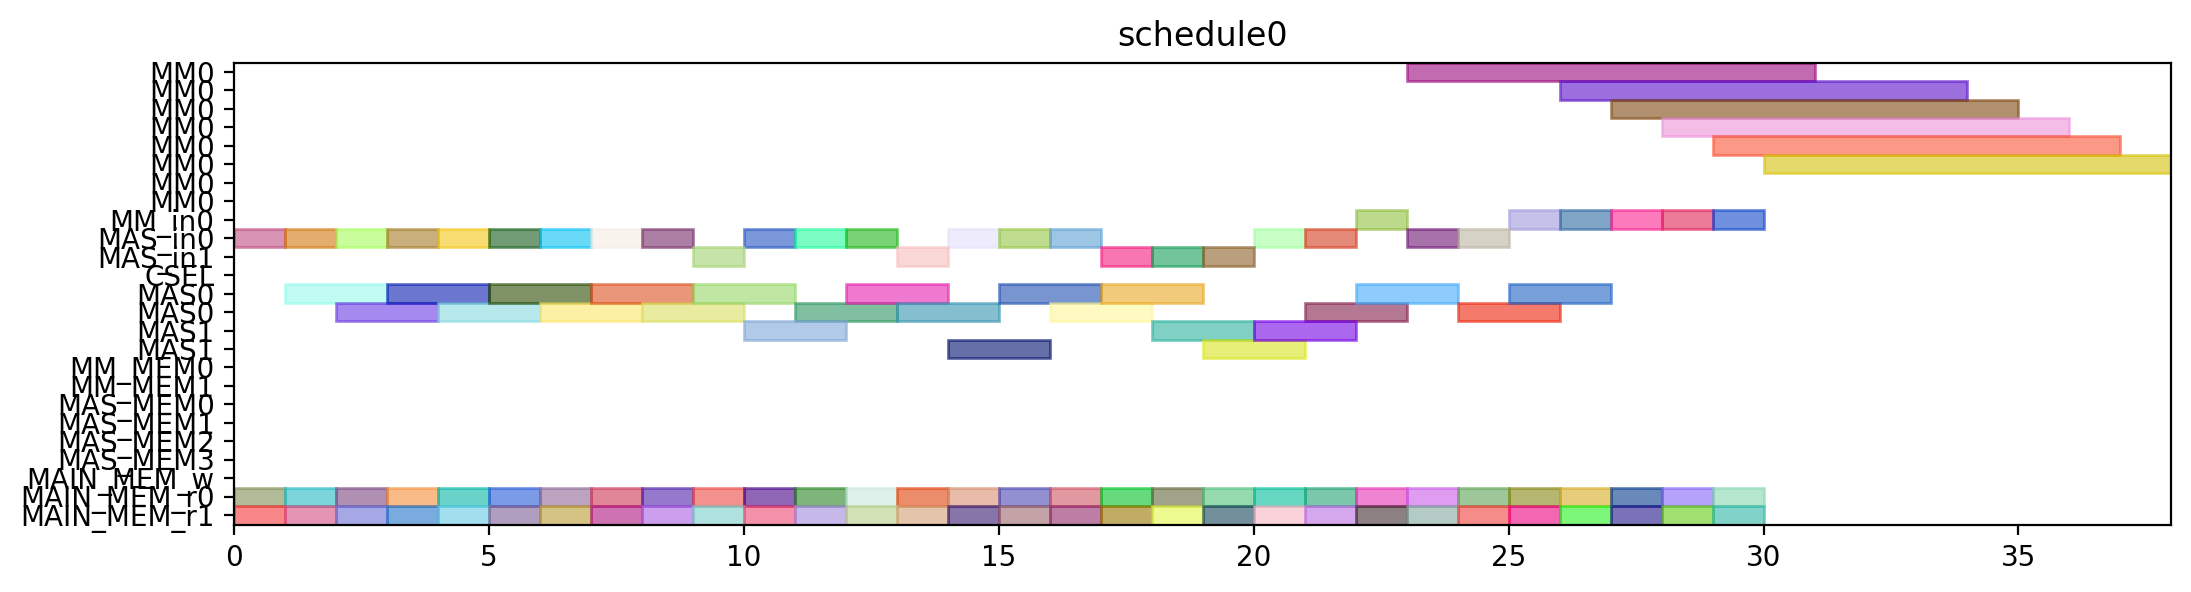

Reproduce this figure in Python.
from pyschedule import Scenario, solvers, plotters, alt


def solve():
	horizon = 120
	S = Scenario("schedule0", horizon=horizon)

	# resource
	MM = S.Resources('MM', num=1, size=8)
	MM_in = S.Resources('MM_in', num=1)
	MAS_in = S.Resources('MAS_in', num=2)
	CSEL = S.Resource('CSEL')
	MAS = S.Resources('MAS', num=2, size=2, periods=range(1, horizon))
	MM_MEM = S.Resources('MM_MEM', num=2)
	MAS_MEM = S.Resources('MAS_MEM', num=4)
	MAIN_MEM_w = S.Resource('MAIN_MEM_w', size=1)
	MAIN_MEM_r = S.Resources('MAIN_MEM_r', num=2)

	# result of previous scheduling

	# new tasks
	c_t0_a1_0 = S.Task('c_t0_a1_0', length=2, delay_cost=1)
	c_t0_a1_0 += alt(MAS)
	c_t0_a1_0_in = S.Task('c_t0_a1_0_in', length=1, delay_cost=1)
	c_t0_a1_0_in += alt(MAS_in)
	S += c_t0_a1_0_in*MAS_in[0]<=c_t0_a1_0*MAS[0]

	S += c_t0_a1_0_in*MAS_in[1]<=c_t0_a1_0*MAS[1]

	c_t0_a1_0_mem0 = S.Task('c_t0_a1_0_mem0', length=1, delay_cost=1)
	c_t0_a1_0_mem0 += MAIN_MEM_r[0]
	S += c_t0_a1_0_mem0 <= c_t0_a1_0

	c_t0_a1_0_mem1 = S.Task('c_t0_a1_0_mem1', length=1, delay_cost=1)
	c_t0_a1_0_mem1 += MAIN_MEM_r[1]
	S += c_t0_a1_0_mem1 <= c_t0_a1_0

	c_t0_a1_1 = S.Task('c_t0_a1_1', length=2, delay_cost=1)
	c_t0_a1_1 += alt(MAS)
	c_t0_a1_1_in = S.Task('c_t0_a1_1_in', length=1, delay_cost=1)
	c_t0_a1_1_in += alt(MAS_in)
	S += c_t0_a1_1_in*MAS_in[0]<=c_t0_a1_1*MAS[0]

	S += c_t0_a1_1_in*MAS_in[1]<=c_t0_a1_1*MAS[1]

	c_t0_a1_1_mem0 = S.Task('c_t0_a1_1_mem0', length=1, delay_cost=1)
	c_t0_a1_1_mem0 += MAIN_MEM_r[0]
	S += c_t0_a1_1_mem0 <= c_t0_a1_1

	c_t0_a1_1_mem1 = S.Task('c_t0_a1_1_mem1', length=1, delay_cost=1)
	c_t0_a1_1_mem1 += MAIN_MEM_r[1]
	S += c_t0_a1_1_mem1 <= c_t0_a1_1

	c_t0_t10 = S.Task('c_t0_t10', length=2, delay_cost=1)
	c_t0_t10 += alt(MAS)
	c_t0_t10_in = S.Task('c_t0_t10_in', length=1, delay_cost=1)
	c_t0_t10_in += alt(MAS_in)
	S += c_t0_t10_in*MAS_in[0]<=c_t0_t10*MAS[0]

	S += c_t0_t10_in*MAS_in[1]<=c_t0_t10*MAS[1]

	c_t0_t10_mem0 = S.Task('c_t0_t10_mem0', length=1, delay_cost=1)
	c_t0_t10_mem0 += MAIN_MEM_r[0]
	S += c_t0_t10_mem0 <= c_t0_t10

	c_t0_t10_mem1 = S.Task('c_t0_t10_mem1', length=1, delay_cost=1)
	c_t0_t10_mem1 += MAIN_MEM_r[1]
	S += c_t0_t10_mem1 <= c_t0_t10

	c_t0_t11 = S.Task('c_t0_t11', length=2, delay_cost=1)
	c_t0_t11 += alt(MAS)
	c_t0_t11_in = S.Task('c_t0_t11_in', length=1, delay_cost=1)
	c_t0_t11_in += alt(MAS_in)
	S += c_t0_t11_in*MAS_in[0]<=c_t0_t11*MAS[0]

	S += c_t0_t11_in*MAS_in[1]<=c_t0_t11*MAS[1]

	c_t0_t11_mem0 = S.Task('c_t0_t11_mem0', length=1, delay_cost=1)
	c_t0_t11_mem0 += MAIN_MEM_r[0]
	S += c_t0_t11_mem0 <= c_t0_t11

	c_t0_t11_mem1 = S.Task('c_t0_t11_mem1', length=1, delay_cost=1)
	c_t0_t11_mem1 += MAIN_MEM_r[1]
	S += c_t0_t11_mem1 <= c_t0_t11

	c_t0_t3_t0 = S.Task('c_t0_t3_t0', length=8, delay_cost=1)
	c_t0_t3_t0 += alt(MM)
	c_t0_t3_t0_in = S.Task('c_t0_t3_t0_in', length=1, delay_cost=1)
	c_t0_t3_t0_in += alt(MM_in)
	S += c_t0_t3_t0_in*MM_in[0]<=c_t0_t3_t0*MM[0]
	c_t0_t3_t0_mem0 = S.Task('c_t0_t3_t0_mem0', length=1, delay_cost=1)
	c_t0_t3_t0_mem0 += MAIN_MEM_r[0]
	S += c_t0_t3_t0_mem0 <= c_t0_t3_t0

	c_t0_t3_t0_mem1 = S.Task('c_t0_t3_t0_mem1', length=1, delay_cost=1)
	c_t0_t3_t0_mem1 += MAIN_MEM_r[1]
	S += c_t0_t3_t0_mem1 <= c_t0_t3_t0

	c_t0_t3_t1 = S.Task('c_t0_t3_t1', length=8, delay_cost=1)
	c_t0_t3_t1 += alt(MM)
	c_t0_t3_t1_in = S.Task('c_t0_t3_t1_in', length=1, delay_cost=1)
	c_t0_t3_t1_in += alt(MM_in)
	S += c_t0_t3_t1_in*MM_in[0]<=c_t0_t3_t1*MM[0]
	c_t0_t3_t1_mem0 = S.Task('c_t0_t3_t1_mem0', length=1, delay_cost=1)
	c_t0_t3_t1_mem0 += MAIN_MEM_r[0]
	S += c_t0_t3_t1_mem0 <= c_t0_t3_t1

	c_t0_t3_t1_mem1 = S.Task('c_t0_t3_t1_mem1', length=1, delay_cost=1)
	c_t0_t3_t1_mem1 += MAIN_MEM_r[1]
	S += c_t0_t3_t1_mem1 <= c_t0_t3_t1

	c_t0_t3_t2 = S.Task('c_t0_t3_t2', length=2, delay_cost=1)
	c_t0_t3_t2 += alt(MAS)
	c_t0_t3_t2_in = S.Task('c_t0_t3_t2_in', length=1, delay_cost=1)
	c_t0_t3_t2_in += alt(MAS_in)
	S += c_t0_t3_t2_in*MAS_in[0]<=c_t0_t3_t2*MAS[0]

	S += c_t0_t3_t2_in*MAS_in[1]<=c_t0_t3_t2*MAS[1]

	c_t0_t3_t2_mem0 = S.Task('c_t0_t3_t2_mem0', length=1, delay_cost=1)
	c_t0_t3_t2_mem0 += MAIN_MEM_r[0]
	S += c_t0_t3_t2_mem0 <= c_t0_t3_t2

	c_t0_t3_t2_mem1 = S.Task('c_t0_t3_t2_mem1', length=1, delay_cost=1)
	c_t0_t3_t2_mem1 += MAIN_MEM_r[1]
	S += c_t0_t3_t2_mem1 <= c_t0_t3_t2

	c_t0_t3_t3 = S.Task('c_t0_t3_t3', length=2, delay_cost=1)
	c_t0_t3_t3 += alt(MAS)
	c_t0_t3_t3_in = S.Task('c_t0_t3_t3_in', length=1, delay_cost=1)
	c_t0_t3_t3_in += alt(MAS_in)
	S += c_t0_t3_t3_in*MAS_in[0]<=c_t0_t3_t3*MAS[0]

	S += c_t0_t3_t3_in*MAS_in[1]<=c_t0_t3_t3*MAS[1]

	c_t0_t3_t3_mem0 = S.Task('c_t0_t3_t3_mem0', length=1, delay_cost=1)
	c_t0_t3_t3_mem0 += MAIN_MEM_r[0]
	S += c_t0_t3_t3_mem0 <= c_t0_t3_t3

	c_t0_t3_t3_mem1 = S.Task('c_t0_t3_t3_mem1', length=1, delay_cost=1)
	c_t0_t3_t3_mem1 += MAIN_MEM_r[1]
	S += c_t0_t3_t3_mem1 <= c_t0_t3_t3

	c_t1_a1_0 = S.Task('c_t1_a1_0', length=2, delay_cost=1)
	c_t1_a1_0 += alt(MAS)
	c_t1_a1_0_in = S.Task('c_t1_a1_0_in', length=1, delay_cost=1)
	c_t1_a1_0_in += alt(MAS_in)
	S += c_t1_a1_0_in*MAS_in[0]<=c_t1_a1_0*MAS[0]

	S += c_t1_a1_0_in*MAS_in[1]<=c_t1_a1_0*MAS[1]

	c_t1_a1_0_mem0 = S.Task('c_t1_a1_0_mem0', length=1, delay_cost=1)
	c_t1_a1_0_mem0 += MAIN_MEM_r[0]
	S += c_t1_a1_0_mem0 <= c_t1_a1_0

	c_t1_a1_0_mem1 = S.Task('c_t1_a1_0_mem1', length=1, delay_cost=1)
	c_t1_a1_0_mem1 += MAIN_MEM_r[1]
	S += c_t1_a1_0_mem1 <= c_t1_a1_0

	c_t1_a1_1 = S.Task('c_t1_a1_1', length=2, delay_cost=1)
	c_t1_a1_1 += alt(MAS)
	c_t1_a1_1_in = S.Task('c_t1_a1_1_in', length=1, delay_cost=1)
	c_t1_a1_1_in += alt(MAS_in)
	S += c_t1_a1_1_in*MAS_in[0]<=c_t1_a1_1*MAS[0]

	S += c_t1_a1_1_in*MAS_in[1]<=c_t1_a1_1*MAS[1]

	c_t1_a1_1_mem0 = S.Task('c_t1_a1_1_mem0', length=1, delay_cost=1)
	c_t1_a1_1_mem0 += MAIN_MEM_r[0]
	S += c_t1_a1_1_mem0 <= c_t1_a1_1

	c_t1_a1_1_mem1 = S.Task('c_t1_a1_1_mem1', length=1, delay_cost=1)
	c_t1_a1_1_mem1 += MAIN_MEM_r[1]
	S += c_t1_a1_1_mem1 <= c_t1_a1_1

	c_t1_t10 = S.Task('c_t1_t10', length=2, delay_cost=1)
	c_t1_t10 += alt(MAS)
	c_t1_t10_in = S.Task('c_t1_t10_in', length=1, delay_cost=1)
	c_t1_t10_in += alt(MAS_in)
	S += c_t1_t10_in*MAS_in[0]<=c_t1_t10*MAS[0]

	S += c_t1_t10_in*MAS_in[1]<=c_t1_t10*MAS[1]

	c_t1_t10_mem0 = S.Task('c_t1_t10_mem0', length=1, delay_cost=1)
	c_t1_t10_mem0 += MAIN_MEM_r[0]
	S += c_t1_t10_mem0 <= c_t1_t10

	c_t1_t10_mem1 = S.Task('c_t1_t10_mem1', length=1, delay_cost=1)
	c_t1_t10_mem1 += MAIN_MEM_r[1]
	S += c_t1_t10_mem1 <= c_t1_t10

	c_t1_t11 = S.Task('c_t1_t11', length=2, delay_cost=1)
	c_t1_t11 += alt(MAS)
	c_t1_t11_in = S.Task('c_t1_t11_in', length=1, delay_cost=1)
	c_t1_t11_in += alt(MAS_in)
	S += c_t1_t11_in*MAS_in[0]<=c_t1_t11*MAS[0]

	S += c_t1_t11_in*MAS_in[1]<=c_t1_t11*MAS[1]

	c_t1_t11_mem0 = S.Task('c_t1_t11_mem0', length=1, delay_cost=1)
	c_t1_t11_mem0 += MAIN_MEM_r[0]
	S += c_t1_t11_mem0 <= c_t1_t11

	c_t1_t11_mem1 = S.Task('c_t1_t11_mem1', length=1, delay_cost=1)
	c_t1_t11_mem1 += MAIN_MEM_r[1]
	S += c_t1_t11_mem1 <= c_t1_t11

	c_t1_t3_t0 = S.Task('c_t1_t3_t0', length=8, delay_cost=1)
	c_t1_t3_t0 += alt(MM)
	c_t1_t3_t0_in = S.Task('c_t1_t3_t0_in', length=1, delay_cost=1)
	c_t1_t3_t0_in += alt(MM_in)
	S += c_t1_t3_t0_in*MM_in[0]<=c_t1_t3_t0*MM[0]
	c_t1_t3_t0_mem0 = S.Task('c_t1_t3_t0_mem0', length=1, delay_cost=1)
	c_t1_t3_t0_mem0 += MAIN_MEM_r[0]
	S += c_t1_t3_t0_mem0 <= c_t1_t3_t0

	c_t1_t3_t0_mem1 = S.Task('c_t1_t3_t0_mem1', length=1, delay_cost=1)
	c_t1_t3_t0_mem1 += MAIN_MEM_r[1]
	S += c_t1_t3_t0_mem1 <= c_t1_t3_t0

	c_t1_t3_t1 = S.Task('c_t1_t3_t1', length=8, delay_cost=1)
	c_t1_t3_t1 += alt(MM)
	c_t1_t3_t1_in = S.Task('c_t1_t3_t1_in', length=1, delay_cost=1)
	c_t1_t3_t1_in += alt(MM_in)
	S += c_t1_t3_t1_in*MM_in[0]<=c_t1_t3_t1*MM[0]
	c_t1_t3_t1_mem0 = S.Task('c_t1_t3_t1_mem0', length=1, delay_cost=1)
	c_t1_t3_t1_mem0 += MAIN_MEM_r[0]
	S += c_t1_t3_t1_mem0 <= c_t1_t3_t1

	c_t1_t3_t1_mem1 = S.Task('c_t1_t3_t1_mem1', length=1, delay_cost=1)
	c_t1_t3_t1_mem1 += MAIN_MEM_r[1]
	S += c_t1_t3_t1_mem1 <= c_t1_t3_t1

	c_t1_t3_t2 = S.Task('c_t1_t3_t2', length=2, delay_cost=1)
	c_t1_t3_t2 += alt(MAS)
	c_t1_t3_t2_in = S.Task('c_t1_t3_t2_in', length=1, delay_cost=1)
	c_t1_t3_t2_in += alt(MAS_in)
	S += c_t1_t3_t2_in*MAS_in[0]<=c_t1_t3_t2*MAS[0]

	S += c_t1_t3_t2_in*MAS_in[1]<=c_t1_t3_t2*MAS[1]

	c_t1_t3_t2_mem0 = S.Task('c_t1_t3_t2_mem0', length=1, delay_cost=1)
	c_t1_t3_t2_mem0 += MAIN_MEM_r[0]
	S += c_t1_t3_t2_mem0 <= c_t1_t3_t2

	c_t1_t3_t2_mem1 = S.Task('c_t1_t3_t2_mem1', length=1, delay_cost=1)
	c_t1_t3_t2_mem1 += MAIN_MEM_r[1]
	S += c_t1_t3_t2_mem1 <= c_t1_t3_t2

	c_t1_t3_t3 = S.Task('c_t1_t3_t3', length=2, delay_cost=1)
	c_t1_t3_t3 += alt(MAS)
	c_t1_t3_t3_in = S.Task('c_t1_t3_t3_in', length=1, delay_cost=1)
	c_t1_t3_t3_in += alt(MAS_in)
	S += c_t1_t3_t3_in*MAS_in[0]<=c_t1_t3_t3*MAS[0]

	S += c_t1_t3_t3_in*MAS_in[1]<=c_t1_t3_t3*MAS[1]

	c_t1_t3_t3_mem0 = S.Task('c_t1_t3_t3_mem0', length=1, delay_cost=1)
	c_t1_t3_t3_mem0 += MAIN_MEM_r[0]
	S += c_t1_t3_t3_mem0 <= c_t1_t3_t3

	c_t1_t3_t3_mem1 = S.Task('c_t1_t3_t3_mem1', length=1, delay_cost=1)
	c_t1_t3_t3_mem1 += MAIN_MEM_r[1]
	S += c_t1_t3_t3_mem1 <= c_t1_t3_t3

	c_t2_a1_0 = S.Task('c_t2_a1_0', length=2, delay_cost=1)
	c_t2_a1_0 += alt(MAS)
	c_t2_a1_0_in = S.Task('c_t2_a1_0_in', length=1, delay_cost=1)
	c_t2_a1_0_in += alt(MAS_in)
	S += c_t2_a1_0_in*MAS_in[0]<=c_t2_a1_0*MAS[0]

	S += c_t2_a1_0_in*MAS_in[1]<=c_t2_a1_0*MAS[1]

	c_t2_a1_0_mem0 = S.Task('c_t2_a1_0_mem0', length=1, delay_cost=1)
	c_t2_a1_0_mem0 += MAIN_MEM_r[0]
	S += c_t2_a1_0_mem0 <= c_t2_a1_0

	c_t2_a1_0_mem1 = S.Task('c_t2_a1_0_mem1', length=1, delay_cost=1)
	c_t2_a1_0_mem1 += MAIN_MEM_r[1]
	S += c_t2_a1_0_mem1 <= c_t2_a1_0

	c_t2_a1_1 = S.Task('c_t2_a1_1', length=2, delay_cost=1)
	c_t2_a1_1 += alt(MAS)
	c_t2_a1_1_in = S.Task('c_t2_a1_1_in', length=1, delay_cost=1)
	c_t2_a1_1_in += alt(MAS_in)
	S += c_t2_a1_1_in*MAS_in[0]<=c_t2_a1_1*MAS[0]

	S += c_t2_a1_1_in*MAS_in[1]<=c_t2_a1_1*MAS[1]

	c_t2_a1_1_mem0 = S.Task('c_t2_a1_1_mem0', length=1, delay_cost=1)
	c_t2_a1_1_mem0 += MAIN_MEM_r[0]
	S += c_t2_a1_1_mem0 <= c_t2_a1_1

	c_t2_a1_1_mem1 = S.Task('c_t2_a1_1_mem1', length=1, delay_cost=1)
	c_t2_a1_1_mem1 += MAIN_MEM_r[1]
	S += c_t2_a1_1_mem1 <= c_t2_a1_1

	c_t2_t10 = S.Task('c_t2_t10', length=2, delay_cost=1)
	c_t2_t10 += alt(MAS)
	c_t2_t10_in = S.Task('c_t2_t10_in', length=1, delay_cost=1)
	c_t2_t10_in += alt(MAS_in)
	S += c_t2_t10_in*MAS_in[0]<=c_t2_t10*MAS[0]

	S += c_t2_t10_in*MAS_in[1]<=c_t2_t10*MAS[1]

	c_t2_t10_mem0 = S.Task('c_t2_t10_mem0', length=1, delay_cost=1)
	c_t2_t10_mem0 += MAIN_MEM_r[0]
	S += c_t2_t10_mem0 <= c_t2_t10

	c_t2_t10_mem1 = S.Task('c_t2_t10_mem1', length=1, delay_cost=1)
	c_t2_t10_mem1 += MAIN_MEM_r[1]
	S += c_t2_t10_mem1 <= c_t2_t10

	c_t2_t11 = S.Task('c_t2_t11', length=2, delay_cost=1)
	c_t2_t11 += alt(MAS)
	c_t2_t11_in = S.Task('c_t2_t11_in', length=1, delay_cost=1)
	c_t2_t11_in += alt(MAS_in)
	S += c_t2_t11_in*MAS_in[0]<=c_t2_t11*MAS[0]

	S += c_t2_t11_in*MAS_in[1]<=c_t2_t11*MAS[1]

	c_t2_t11_mem0 = S.Task('c_t2_t11_mem0', length=1, delay_cost=1)
	c_t2_t11_mem0 += MAIN_MEM_r[0]
	S += c_t2_t11_mem0 <= c_t2_t11

	c_t2_t11_mem1 = S.Task('c_t2_t11_mem1', length=1, delay_cost=1)
	c_t2_t11_mem1 += MAIN_MEM_r[1]
	S += c_t2_t11_mem1 <= c_t2_t11

	c_t2_t3_t0 = S.Task('c_t2_t3_t0', length=8, delay_cost=1)
	c_t2_t3_t0 += alt(MM)
	c_t2_t3_t0_in = S.Task('c_t2_t3_t0_in', length=1, delay_cost=1)
	c_t2_t3_t0_in += alt(MM_in)
	S += c_t2_t3_t0_in*MM_in[0]<=c_t2_t3_t0*MM[0]
	c_t2_t3_t0_mem0 = S.Task('c_t2_t3_t0_mem0', length=1, delay_cost=1)
	c_t2_t3_t0_mem0 += MAIN_MEM_r[0]
	S += c_t2_t3_t0_mem0 <= c_t2_t3_t0

	c_t2_t3_t0_mem1 = S.Task('c_t2_t3_t0_mem1', length=1, delay_cost=1)
	c_t2_t3_t0_mem1 += MAIN_MEM_r[1]
	S += c_t2_t3_t0_mem1 <= c_t2_t3_t0

	c_t2_t3_t1 = S.Task('c_t2_t3_t1', length=8, delay_cost=1)
	c_t2_t3_t1 += alt(MM)
	c_t2_t3_t1_in = S.Task('c_t2_t3_t1_in', length=1, delay_cost=1)
	c_t2_t3_t1_in += alt(MM_in)
	S += c_t2_t3_t1_in*MM_in[0]<=c_t2_t3_t1*MM[0]
	c_t2_t3_t1_mem0 = S.Task('c_t2_t3_t1_mem0', length=1, delay_cost=1)
	c_t2_t3_t1_mem0 += MAIN_MEM_r[0]
	S += c_t2_t3_t1_mem0 <= c_t2_t3_t1

	c_t2_t3_t1_mem1 = S.Task('c_t2_t3_t1_mem1', length=1, delay_cost=1)
	c_t2_t3_t1_mem1 += MAIN_MEM_r[1]
	S += c_t2_t3_t1_mem1 <= c_t2_t3_t1

	c_t2_t3_t2 = S.Task('c_t2_t3_t2', length=2, delay_cost=1)
	c_t2_t3_t2 += alt(MAS)
	c_t2_t3_t2_in = S.Task('c_t2_t3_t2_in', length=1, delay_cost=1)
	c_t2_t3_t2_in += alt(MAS_in)
	S += c_t2_t3_t2_in*MAS_in[0]<=c_t2_t3_t2*MAS[0]

	S += c_t2_t3_t2_in*MAS_in[1]<=c_t2_t3_t2*MAS[1]

	c_t2_t3_t2_mem0 = S.Task('c_t2_t3_t2_mem0', length=1, delay_cost=1)
	c_t2_t3_t2_mem0 += MAIN_MEM_r[0]
	S += c_t2_t3_t2_mem0 <= c_t2_t3_t2

	c_t2_t3_t2_mem1 = S.Task('c_t2_t3_t2_mem1', length=1, delay_cost=1)
	c_t2_t3_t2_mem1 += MAIN_MEM_r[1]
	S += c_t2_t3_t2_mem1 <= c_t2_t3_t2

	c_t2_t3_t3 = S.Task('c_t2_t3_t3', length=2, delay_cost=1)
	c_t2_t3_t3 += alt(MAS)
	c_t2_t3_t3_in = S.Task('c_t2_t3_t3_in', length=1, delay_cost=1)
	c_t2_t3_t3_in += alt(MAS_in)
	S += c_t2_t3_t3_in*MAS_in[0]<=c_t2_t3_t3*MAS[0]

	S += c_t2_t3_t3_in*MAS_in[1]<=c_t2_t3_t3*MAS[1]

	c_t2_t3_t3_mem0 = S.Task('c_t2_t3_t3_mem0', length=1, delay_cost=1)
	c_t2_t3_t3_mem0 += MAIN_MEM_r[0]
	S += c_t2_t3_t3_mem0 <= c_t2_t3_t3

	c_t2_t3_t3_mem1 = S.Task('c_t2_t3_t3_mem1', length=1, delay_cost=1)
	c_t2_t3_t3_mem1 += MAIN_MEM_r[1]
	S += c_t2_t3_t3_mem1 <= c_t2_t3_t3

	c_t3000 = S.Task('c_t3000', length=2, delay_cost=1)
	c_t3000 += alt(MAS)
	c_t3000_in = S.Task('c_t3000_in', length=1, delay_cost=1)
	c_t3000_in += alt(MAS_in)
	S += c_t3000_in*MAS_in[0]<=c_t3000*MAS[0]

	S += c_t3000_in*MAS_in[1]<=c_t3000*MAS[1]

	c_t3000_mem0 = S.Task('c_t3000_mem0', length=1, delay_cost=1)
	c_t3000_mem0 += MAIN_MEM_r[0]
	S += c_t3000_mem0 <= c_t3000

	c_t3000_mem1 = S.Task('c_t3000_mem1', length=1, delay_cost=1)
	c_t3000_mem1 += MAIN_MEM_r[1]
	S += c_t3000_mem1 <= c_t3000

	c_t3001 = S.Task('c_t3001', length=2, delay_cost=1)
	c_t3001 += alt(MAS)
	c_t3001_in = S.Task('c_t3001_in', length=1, delay_cost=1)
	c_t3001_in += alt(MAS_in)
	S += c_t3001_in*MAS_in[0]<=c_t3001*MAS[0]

	S += c_t3001_in*MAS_in[1]<=c_t3001*MAS[1]

	c_t3001_mem0 = S.Task('c_t3001_mem0', length=1, delay_cost=1)
	c_t3001_mem0 += MAIN_MEM_r[0]
	S += c_t3001_mem0 <= c_t3001

	c_t3001_mem1 = S.Task('c_t3001_mem1', length=1, delay_cost=1)
	c_t3001_mem1 += MAIN_MEM_r[1]
	S += c_t3001_mem1 <= c_t3001

	c_t3010 = S.Task('c_t3010', length=2, delay_cost=1)
	c_t3010 += alt(MAS)
	c_t3010_in = S.Task('c_t3010_in', length=1, delay_cost=1)
	c_t3010_in += alt(MAS_in)
	S += c_t3010_in*MAS_in[0]<=c_t3010*MAS[0]

	S += c_t3010_in*MAS_in[1]<=c_t3010*MAS[1]

	c_t3010_mem0 = S.Task('c_t3010_mem0', length=1, delay_cost=1)
	c_t3010_mem0 += MAIN_MEM_r[0]
	S += c_t3010_mem0 <= c_t3010

	c_t3010_mem1 = S.Task('c_t3010_mem1', length=1, delay_cost=1)
	c_t3010_mem1 += MAIN_MEM_r[1]
	S += c_t3010_mem1 <= c_t3010

	c_t3011 = S.Task('c_t3011', length=2, delay_cost=1)
	c_t3011 += alt(MAS)
	c_t3011_in = S.Task('c_t3011_in', length=1, delay_cost=1)
	c_t3011_in += alt(MAS_in)
	S += c_t3011_in*MAS_in[0]<=c_t3011*MAS[0]

	S += c_t3011_in*MAS_in[1]<=c_t3011*MAS[1]

	c_t3011_mem0 = S.Task('c_t3011_mem0', length=1, delay_cost=1)
	c_t3011_mem0 += MAIN_MEM_r[0]
	S += c_t3011_mem0 <= c_t3011

	c_t3011_mem1 = S.Task('c_t3011_mem1', length=1, delay_cost=1)
	c_t3011_mem1 += MAIN_MEM_r[1]
	S += c_t3011_mem1 <= c_t3011

	c_t4000 = S.Task('c_t4000', length=2, delay_cost=1)
	c_t4000 += alt(MAS)
	c_t4000_in = S.Task('c_t4000_in', length=1, delay_cost=1)
	c_t4000_in += alt(MAS_in)
	S += c_t4000_in*MAS_in[0]<=c_t4000*MAS[0]

	S += c_t4000_in*MAS_in[1]<=c_t4000*MAS[1]

	c_t4000_mem0 = S.Task('c_t4000_mem0', length=1, delay_cost=1)
	c_t4000_mem0 += MAIN_MEM_r[0]
	S += c_t4000_mem0 <= c_t4000

	c_t4000_mem1 = S.Task('c_t4000_mem1', length=1, delay_cost=1)
	c_t4000_mem1 += MAIN_MEM_r[1]
	S += c_t4000_mem1 <= c_t4000

	c_t4001 = S.Task('c_t4001', length=2, delay_cost=1)
	c_t4001 += alt(MAS)
	c_t4001_in = S.Task('c_t4001_in', length=1, delay_cost=1)
	c_t4001_in += alt(MAS_in)
	S += c_t4001_in*MAS_in[0]<=c_t4001*MAS[0]

	S += c_t4001_in*MAS_in[1]<=c_t4001*MAS[1]

	c_t4001_mem0 = S.Task('c_t4001_mem0', length=1, delay_cost=1)
	c_t4001_mem0 += MAIN_MEM_r[0]
	S += c_t4001_mem0 <= c_t4001

	c_t4001_mem1 = S.Task('c_t4001_mem1', length=1, delay_cost=1)
	c_t4001_mem1 += MAIN_MEM_r[1]
	S += c_t4001_mem1 <= c_t4001

	solvers.mip.solve(S,msg=1,kind='CPLEX',ratio_gap=1.01)

	solution = [['hoge']*len(S.solution()[1]) for i in range(len(S.solution()))]
	for i in range(len(S.solution())):
		for j in range(len(S.solution()[i])):
			solution[i][j]=str(S.solution()[i][j])
	print(solution)

	cycles = int(solution[-1][3])

	pic_file_name = "/mnt/rose/usr1/fukuda/ABE/multiRAM_multiMAS_16mux/scheduling_result/stage8MM1_stage2MAS2/SQR/schedule0.png"
	if(S.solution() != []):
		plotters.matplotlib.plot(S,img_filename=pic_file_name, show_task_labels=False, fig_size=(cycles*0.25+3, 3))

	return solution
